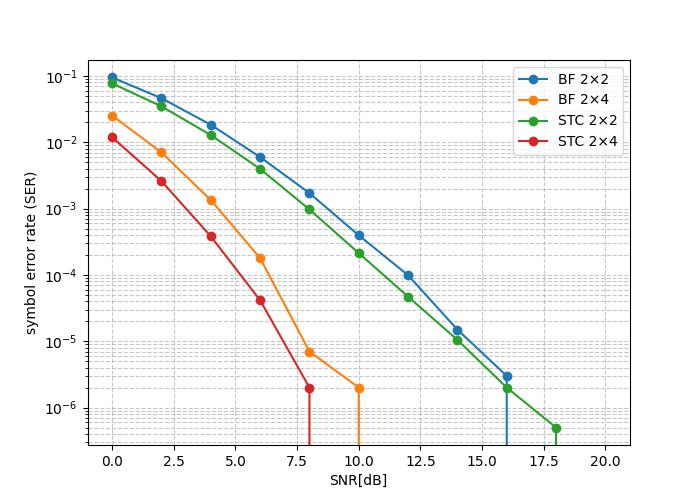

Write the Python code that produced this figure.
import numpy as np
import matplotlib.pyplot as plt


# -------------------------------------------
# Eigen BF (Matrix Form)
# -------------------------------------------

def qpsk_mod(bits):
    """
    Gray-coded QPSK mapping.
    bits: shape (2, ...)
    """
    b0 = bits[0]
    b1 = bits[1]
    # Map bits to QPSK symbols
    # (00)-> +1+1j, (01)-> +1-1j, (11)-> -1-1j, (10)-> -1+1j
    symbols = (1 - 2*b0) + 1j*(1 - 2*b1)
    # Normalize to unit power
    return symbols / np.sqrt(2)

def simulate_eigen_bf_qpsk(snr_db_values, Nrx, Ntx, num_symbols=1000000):
    ser = []
    
    # Generate random QPSK bits and symbols (matrix form)
    bits = np.random.randint(0, 2, (2, num_symbols))
    s = qpsk_mod(bits)                                     # shape (N)
        
    for snr_db in snr_db_values:
        snr = 10**(snr_db / 10)
        noise_var = 1 / (2 * snr)   # QPSK normalization
        
        # Rayleigh fading (matrix form)
        H = (np.random.randn(num_symbols, Nrx, Ntx)+ 1j*np.random.randn(num_symbols, Nrx, Ntx)) / np.sqrt(2)
        
        # Noise
        n = (np.random.randn(num_symbols, Nrx) + 1j*np.random.randn(num_symbols, Nrx)) * np.sqrt(noise_var)
        
        # Received signal
        _, _, w = np.linalg.svd(H, full_matrices=False)
        h = np.squeeze(H@np.expand_dims(w[:, 0, :].conj(), axis=2))
        r = h*np.expand_dims(s, axis=1) + n
        
        r_comb = np.sum(np.conj(h) * r, axis=1)
        
        # QPSK detection (slicing real & imag signs)
        s_hat = np.sign(np.real(r_comb)) + 1j*np.sign(np.imag(r_comb))
        s_hat = s_hat / np.sqrt(2)
        
        # Symbol errors
        errors = np.sum(s_hat != s)
        ser.append(errors / num_symbols)
        
    return ser

def simulate_stc_qpsk(snr_db_values, Nrx, num_symbols=1000000):
    ser = []
    T = 2 # two time slots
    Ntx = T
    # Generate random QPSK bits and symbols (matrix form)
    bits = np.random.randint(0, 2, (2, T, 1, num_symbols))       # shape (2, T, N)
    s = qpsk_mod(bits)
    # shape (T, 1, N), two time slots
        
    for snr_db in snr_db_values:
        snr = 10**(snr_db / 10)
        noise_var = 1 / (2 * snr)   # QPSK normalization
        
        # Rayleigh fading (matrix form)
        h = (np.random.randn(Ntx, Nrx, num_symbols) + 1j*np.random.randn(Ntx, Nrx, num_symbols)) / np.sqrt(2)
        
        # Noise
        n = (np.random.randn(T, Nrx, num_symbols) + 1j*np.random.randn(T, Nrx, num_symbols)) * np.sqrt(noise_var)
        
        # Received signal
        # (1, N)*(Nrx, N) + (Nrx, N)
        r0 = s[0]*h[0] + s[1]*h[1] + n[0]
        r1 = -np.conj(s[1])*h[0] + np.conj(s[0])*h[1] + n[1]
        
        # STC (vectorized), normalization does not affect on estimation in QPSK
        # (Nrx, N) * (Nrx, N)
        s0_hat = r0 * np.conj(h[0]) + np.conj(r1) * h[1]
        s1_hat = r0 * np.conj(h[1]) - np.conj(r1) * h[0]
        # (2, Nrx, N)
        r_comb = np.sum(np.stack((s0_hat, s1_hat), axis=0), axis=1)
        
        # QPSK detection (slicing real & imag signs)
        s_hat = np.sign(np.real(r_comb)) + 1j*np.sign(np.imag(r_comb))
        s_hat = s_hat / np.sqrt(2)
        
        # Symbol errors
        errors = np.sum(s_hat != np.squeeze(s))
        ser.append(errors / s.size)
        
    return ser

if __name__ == "__main__":
	# -------------------------------------------
	# Run Simulation
	# -------------------------------------------
	SNR_dB = np.arange(0, 21, 2)
	results_bf_22 = simulate_eigen_bf_qpsk(SNR_dB, 2, 2)
	results_bf_24 = simulate_eigen_bf_qpsk(SNR_dB, 2, 4)
	results_stc = simulate_stc_qpsk(SNR_dB, 2)
	results_stc_4 = simulate_stc_qpsk(SNR_dB, 4)
	# -------------------------------------------
	# Plot
	# -------------------------------------------
	plt.figure(figsize=(7,5))
	plt.semilogy(SNR_dB, results_bf_22, marker='o', label=f"BF 2×2")
	plt.semilogy(SNR_dB, results_bf_24, marker='o', label=f"BF 2×4")
	plt.semilogy(SNR_dB, results_stc, marker='o', label=f"STC 2×2")
	plt.semilogy(SNR_dB, results_stc_4, marker='o', label=f"STC 2×4")
	plt.grid(True, which="both", linestyle='--', alpha=0.7)
	plt.xlabel("SNR[dB]")
	plt.ylabel("symbol error rate (SER)")
	plt.legend()
	plt.savefig("ex3.jpg")
